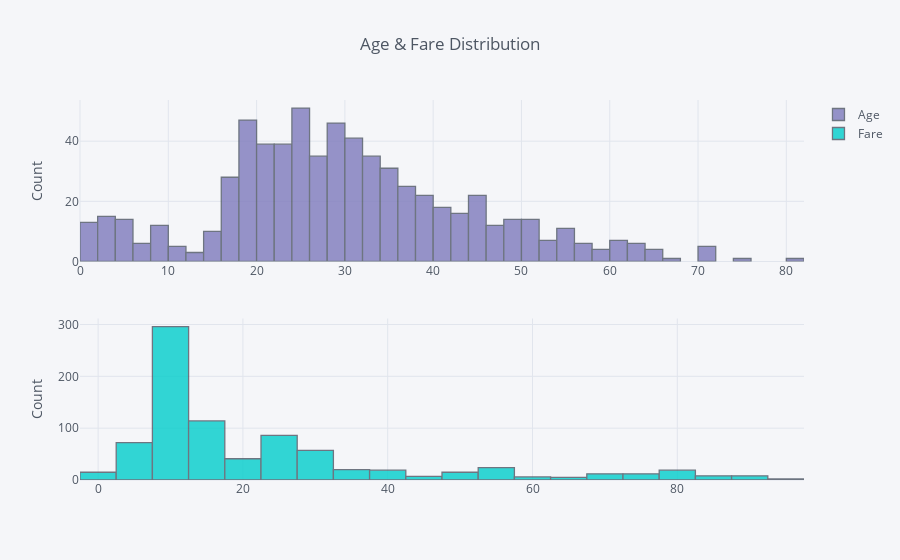

Write notebook code for a chart like this one.
### Code cell
train_df_fareoutliers_as_nan = train_df.copy()
train_df_fareoutliers_as_nan[train_df_fareoutliers_as_nan['Fare'] > 100] = np.nan
train_df_fareoutliers_as_nan[['Age', 'Fare']].iplot(kind='hist',
                                                    yTitle='Count', 
                                                    title='Age & Fare Distribution', 
                                                    subplots=True, 
                                                    shape=(2, 1),
                                                    colors=['#7D7ABC', '#00CECB'])

### Figure 1 — Plotly figure (JSON) as saved in the notebook; plotly's stock layout.template omitted (floating-point values rounded to 4 significant figures; data arrays with more than 128 entries replaced by an {"elided": "..."} marker saying what was removed)
{"data": [{"histfunc": "count", "histnorm": "", "marker": {"color": "rgba(125, 122, 188, 1.0)", "line": {"color": "#4D5663", "width": 1.3}}, "name": "Age", "opacity": 0.8, "orientation": "v", "type": "histogram", "uid": "97a11245-9d94-4e5a-aa58-0c3d38ea96ef", "x": {"elided": "891 float values"}, "xaxis": "x", "yaxis": "y"}, {"histfunc": "count", "histnorm": "", "marker": {"color": "rgba(0, 206, 203, 1.0)", "line": {"color": "#4D5663", "width": 1.3}}, "name": "Fare", "opacity": 0.8, "orientation": "v", "type": "histogram", "uid": "7a522444-5189-42a5-82a6-5da041879d1a", "x": {"elided": "891 float values"}, "xaxis": "x2", "yaxis": "y2"}], "layout": {"barmode": "overlay", "legend": {"bgcolor": "#F5F6F9", "font": {"color": "#4D5663"}}, "paper_bgcolor": "#F5F6F9", "plot_bgcolor": "#F5F6F9", "title": {"font": {"color": "#4D5663"}, "text": "Age & Fare Distribution"}, "xaxis": {"anchor": "y", "domain": [0, 1], "gridcolor": "#E1E5ED", "showgrid": true, "tickfont": {"color": "#4D5663"}, "title": {"font": {"color": "#4D5663"}, "text": ""}, "zerolinecolor": "#E1E5ED"}, "xaxis2": {"anchor": "y2", "domain": [0, 1], "gridcolor": "#E1E5ED", "showgrid": true, "tickfont": {"color": "#4D5663"}, "title": {"font": {"color": "#4D5663"}, "text": ""}, "zerolinecolor": "#E1E5ED"}, "yaxis": {"anchor": "x", "domain": [0.575, 1], "gridcolor": "#E1E5ED", "showgrid": true, "tickfont": {"color": "#4D5663"}, "title": {"font": {"color": "#4D5663"}, "text": "Count"}, "zerolinecolor": "#E1E5ED"}, "yaxis2": {"anchor": "x2", "domain": [0, 0.425], "gridcolor": "#E1E5ED", "showgrid": true, "tickfont": {"color": "#4D5663"}, "title": {"font": {"color": "#4D5663"}, "text": "Count"}, "zerolinecolor": "#E1E5ED"}}}
